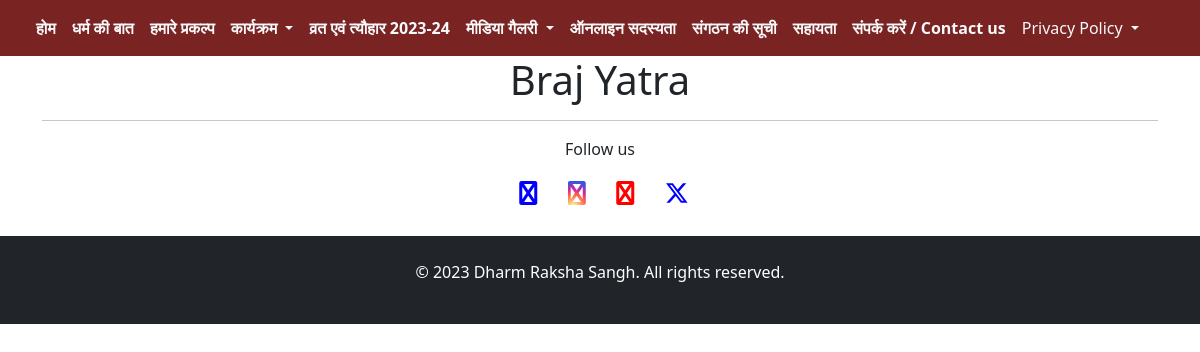
Before: /services/braj_yatra/ with the older database file.
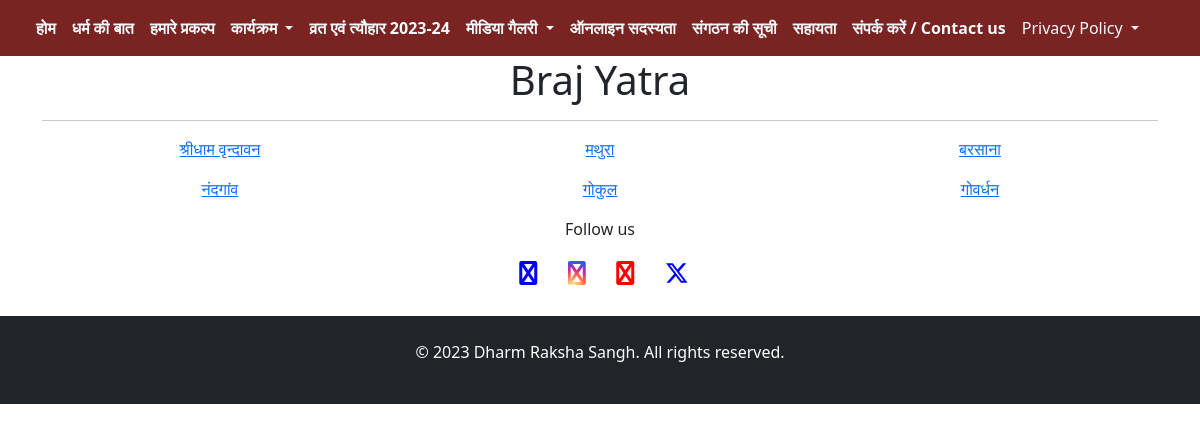
After: the same page with the newer database file.
### services/models.py (models this page shows, shortened)
class Place(models.Model):
    name = models.CharField(max_length=500, null=True, blank=True)

### services/views.py (the view)
# urls.py: path('braj_yatra/', views.braj_yatra, name='braj_yatra'),
def braj_yatra(request):
    yatra = Place.objects.all().order_by('id')[:10]
    context = {
        'yatra': yatra,
    }
    return render(request, 'braj_yatra.html', context)

### services/templates/braj_yatra.html (shortened to what this page needs)
{% extends "navbar.html" %}
{% block services %}
<div class="container text-center">
    <h1>Braj Yatra</h1>
    <hr>
    <div class="row">
        {% for yatra in yatra %}
                <div class="col-lg-4 mb-3">
                    <a href="">{{yatra.name}}</a>
                </div>
        {% endfor %}
    </div>
</div>
{% endblock services %}

Changed rows visible on the page:
added Place: name "श्रीधाम वृन्दावन"
added Place: name "मथुरा"
added Place: name "बरसाना"
added Place: name "नंदगांव"
added Place: name "गोकुल"
added Place: name "गोवर्धन"
